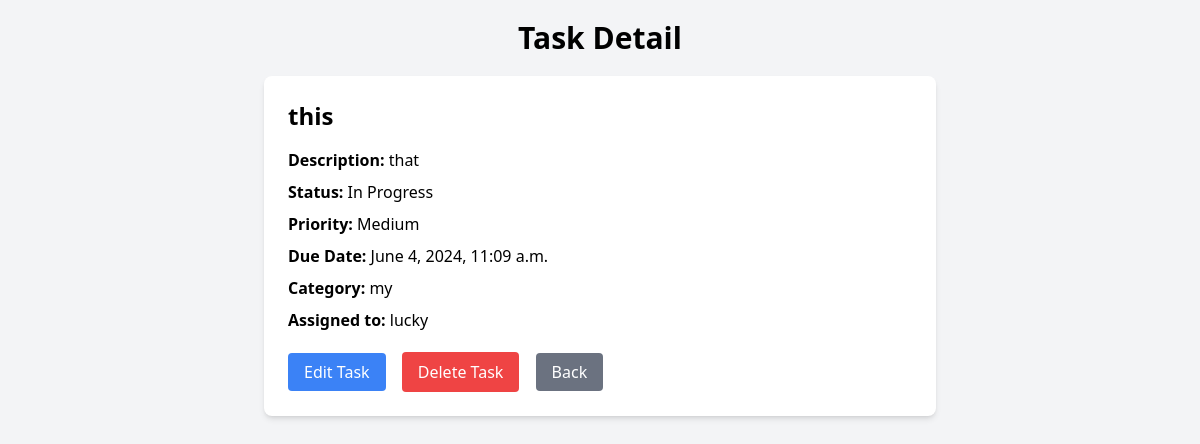
The page /task/3/ on the database as committed earlier.
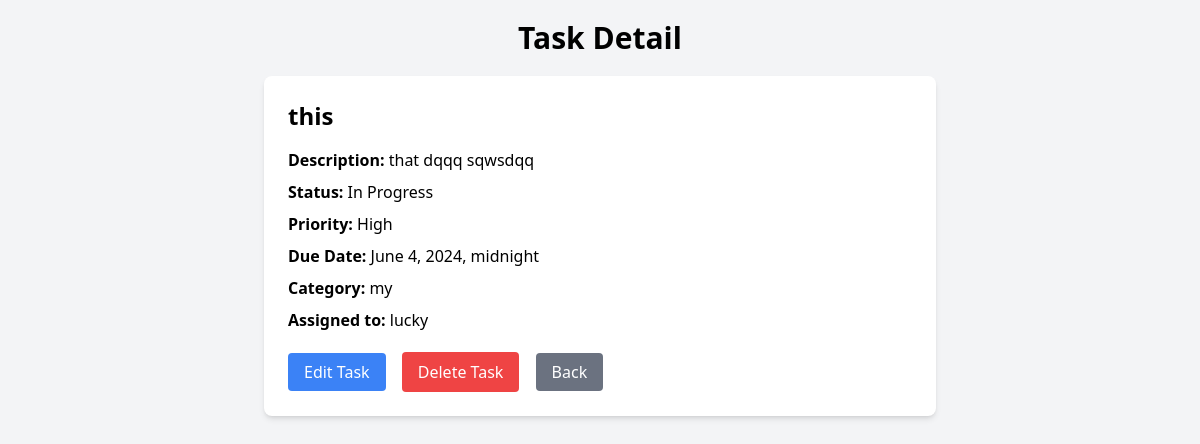
The same page on the database as committed later.
### tasks/models.py (models this page shows, shortened)
class Task(models.Model):
    STATUS_CHOICES = [
        ('in_progress', 'In Progress'),
        ('completed', 'Completed'),
        ('overdue', 'Overdue'),
    ]
    PRIORITY_CHOICES = [
        ('low', 'Low'),
        ('medium', 'Medium'),
        ('high', 'High'),
    ]
    title = models.CharField(max_length=200)
    description = models.TextField()
    status = models.CharField(max_length=20, choices=STATUS_CHOICES, default='in_progress')
    priority = models.CharField(max_length=20, choices=PRIORITY_CHOICES, default='medium')
    due_date = models.DateTimeField()
    category = models.CharField(max_length=100)
    assigned_to = models.ForeignKey(User, on_delete=models.CASCADE)

### tasks/views.py (the view)
# urls.py: path('task/<int:pk>/', views.task_detail, name='task_detail'),
def task_detail(request, pk):
    task = get_object_or_404(Task, pk=pk)
    return render(request, 'tasks/task_detail.html', {'task': task})

### tasks/templates/tasks/task_detail.html (shortened to what this page needs)
{% extends 'base.html' %}
{% block content %}
<div class="container mx-auto p-5">
    <h1 class="text-3xl font-bold mb-5 text-center">Task Detail</h1>
    <div class="bg-white p-6 rounded-lg shadow-md max-w-2xl mx-auto">
        <h2 class="text-2xl font-semibold mb-4">{{ task.title }}</h2>
        <p class="mb-2"><span class="font-bold">Description:</span> {{ task.description }}</p>
        <p class="mb-2"><span class="font-bold">Status:</span> {{ task.get_status_display }}</p>
        <p class="mb-2"><span class="font-bold">Priority:</span> {{ task.get_priority_display }}</p>
        <p class="mb-2"><span class="font-bold">Due Date:</span> {{ task.due_date }}</p>
        <p class="mb-2"><span class="font-bold">Category:</span> {{ task.category }}</p>
        <p class="mb-2"><span class="font-bold">Assigned to:</span> {{ task.assigned_to.username }}</p>
        <div class="mt-5 space-x-3">
            <a href="{% url 'task_update' task.pk %}" class="bg-blue-500 hover:bg-blue-700 text-white py-2 px-4 rounded transition duration-200">Edit Task</a>
            <form method="POST" action="{% url 'task_delete' task.pk %}" class="inline-block">
                <button type="submit" class="bg-red-500 hover:bg-red-700 text-white py-2 px-4 rounded transition duration-200">Delete Task</button>
            </form>
            <a href="{% url 'home' %}" class="bg-gray-500 hover:bg-gray-700 text-white py-2 px-4 rounded transition duration-200">Back</a>
        </div>
    </div>
</div>
{% endblock %}

### templates/base.html (shortened to what this page needs)
{% load static tailwind_tags %}
<!DOCTYPE html>
<html lang="en">
<head>
    <link href="https://cdn.jsdelivr.net/npm/tailwindcss@2.2.19/dist/tailwind.min.css" rel="stylesheet">
   {% tailwind_css %}
</head>
<body class="bg-gray-100">
        {% block content %}
        {% endblock %}
</body>
</html>

Rows that differ between the two databases and show on the page:
changed Task "this": description "that" → "that dqqq sqwsdqq"; priority "Medium" → "High"; due_date "June 4, 2024, 11:09 a.m." → "June 4, 2024, midnight"
